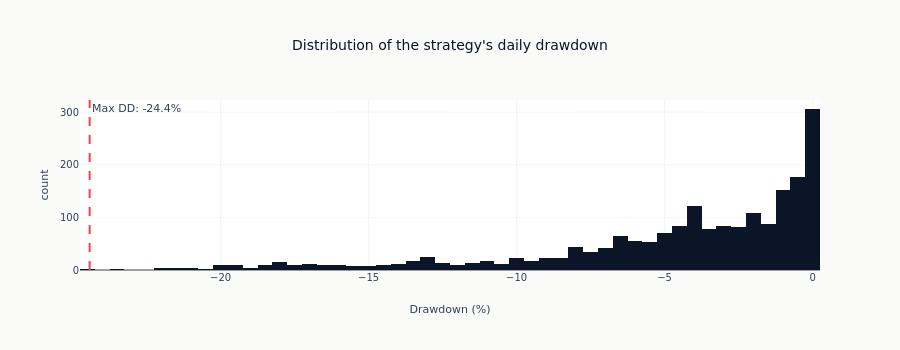

Source (notebook cell):
### Code cell
# Drawdown distribution
fig = px.histogram(
    dd_series * 100,
    nbins=50,
    title="Distribution of the strategy's daily drawdown",
    labels={"value": "Drawdown (%)", "count": "Frequency"},
)
fig.add_vline(
    x=metrics.max_drawdown * 100,
    line_dash="dash",
    line_color=COLORS["negative"],
    annotation_text=f"Max DD: {metrics.max_drawdown * 100:.1f}%",
)
fig.update_layout(height=350, showlegend=False)
show_plotly_with_alt(
    fig,
    "Histogram of the strategy's daily drawdown, concentrated near zero with a thin tail reaching the maximum drawdown marked by a vertical line.",
)

### Figure 1 — Plotly figure (JSON) as saved in the notebook; plotly's stock layout.template omitted (floating-point values rounded to 4 significant figures; data arrays with more than 128 entries replaced by an {"elided": "..."} marker saying what was removed)
{"data": [{"bingroup": "x", "hovertemplate": "variable=Strategy<br>Drawdown (%)=%{x}<br>count=%{y}<extra></extra>", "legendgroup": "Strategy", "marker": {"color": "#0a1628", "pattern": {"shape": ""}}, "name": "Strategy", "nbinsx": 50, "orientation": "v", "showlegend": true, "type": "histogram", "x": {"elided": "1971 float values"}, "xaxis": "x", "yaxis": "y"}], "layout": {"annotations": [{"showarrow": false, "text": "Max DD: -24.4%", "x": -24.42, "xanchor": "left", "xref": "x", "y": 1, "yanchor": "top", "yref": "y domain"}], "barmode": "relative", "height": 350, "legend": {"title": {"text": "variable"}, "tracegroupgap": 0}, "shapes": [{"line": {"color": "#ef4444", "dash": "dash"}, "type": "line", "x0": -24.42, "x1": -24.42, "xref": "x", "y0": 0, "y1": 1, "yref": "y domain"}], "showlegend": false, "title": {"text": "Distribution of the strategy's daily drawdown"}, "xaxis": {"anchor": "y", "domain": [0.0, 1.0], "title": {"text": "Drawdown (%)"}}, "yaxis": {"anchor": "x", "domain": [0.0, 1.0], "title": {"text": "count"}}}}
